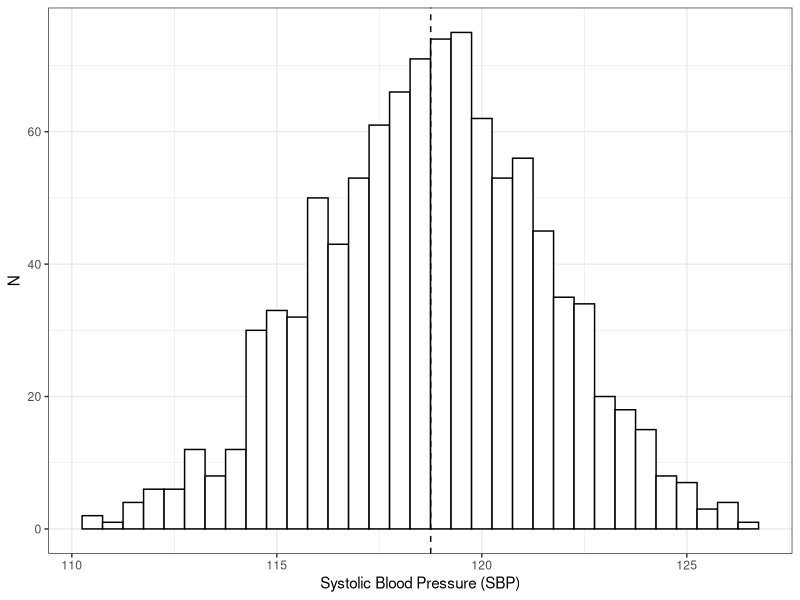
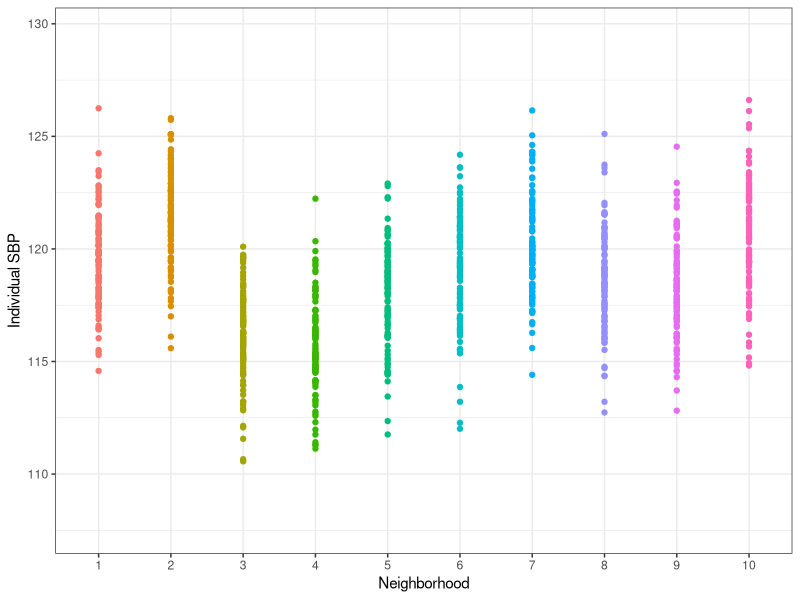
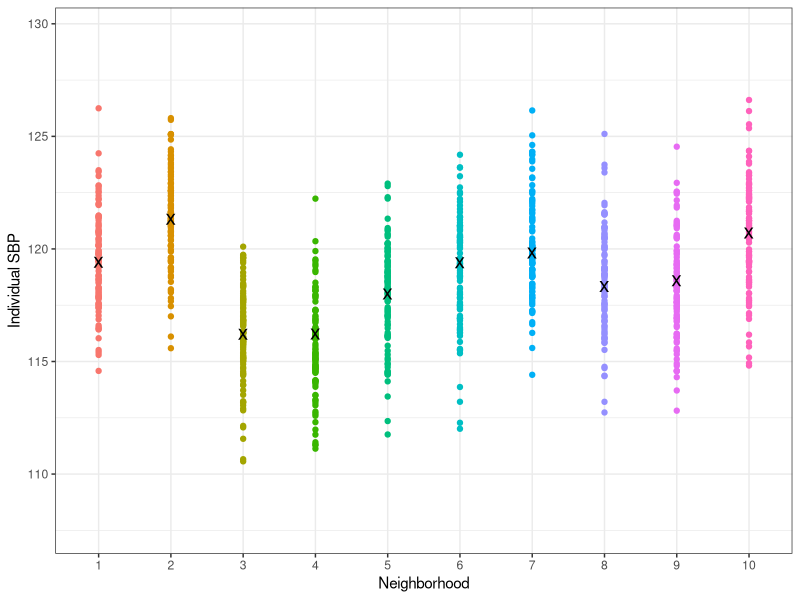

Source code (R) for these figures, in order:
## ---- chunk 1
#| code-fold: true
#| echo: true 

require(ggplot2)

mu_pop <- 120

sigma_pop <- 5

sigma_neighborhood <- 3

J <- 10
N <- 100

neighborhoods <- rep(1:J, N)

neighborhood_means <- rnorm(J, mu_pop, sqrt(sigma_neighborhood))

ind_sbp <- rnorm(N*J, neighborhood_means[neighborhoods], sqrt(sigma_pop))

hg <- ggplot(data.frame(x=ind_sbp)) + geom_histogram(aes(x=x), binwidth=0.5, colour = "black", fill = "white") + theme_bw() + 
geom_vline(xintercept = mean(ind_sbp), linetype = "dashed") +
xlab("Systolic Blood Pressure (SBP)") +
ylab("N")
plot(hg)
## ---- chunk 2
#| code-fold: true
#| echo: true 
sbp_limits <- c(min(ind_sbp)-3, max(ind_sbp)+3) 
ig <- ggplot() +
geom_point(data = data.frame(x=as.factor(neighborhoods), y = ind_sbp), aes(x=x,y=y, colour = x)) + 
xlab("Neighborhood") +
ylab("Individual SBP") +
theme_bw() +
theme(legend.position = "none") +
ylim(sbp_limits)
plot(ig)
## ---- chunk 3
#| code-fold: true
#| echo: true 

## Make a plot of neighborhood means, ordered from least to greatest

ig2 <- ggplot() +
geom_point(data = data.frame(x=as.factor(neighborhoods), y = ind_sbp), aes(x=x,y=y, colour = x)) + 
geom_point(data = data.frame(x=as.factor(1:J), y = neighborhood_means), aes(x=x,y=y), shape = "x", size = 5) +
xlab("Neighborhood") +
ylab("Individual SBP") +
theme_bw() +
theme(legend.position = "none") +
ylim(sbp_limits)
plot(ig2)
